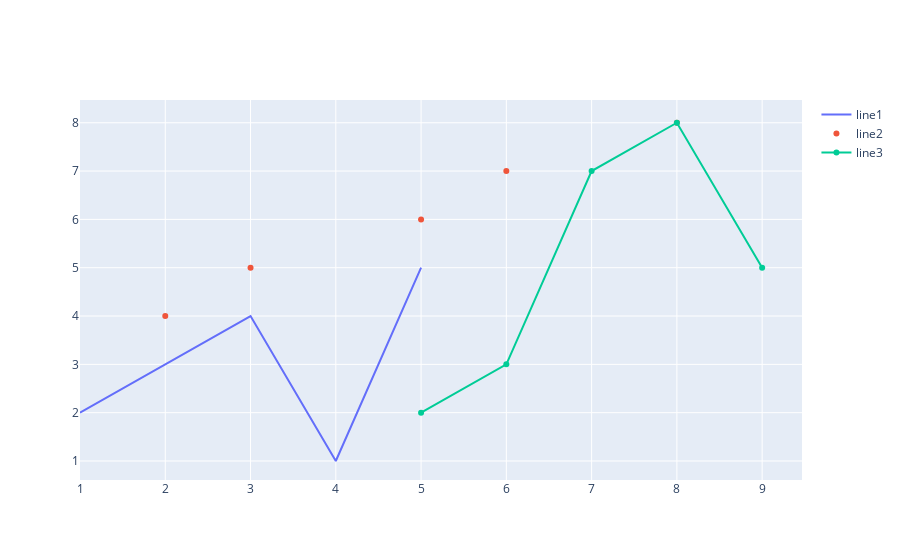

This figure's notebook cell:
### Code cell
fig = go.Figure()
fig.add_trace(go.Scatter(x=x1,y=y1,name='line1',mode='lines'))
fig.add_trace(go.Scatter(x=x2,y=y2,name='line2',mode='markers'))
fig.add_trace(go.Scatter(x=x3,y=y3,name="line3",mode='lines+markers'))
fig.show()

### Figure 1 — Plotly figure (JSON) as saved in the notebook; plotly's stock layout.template omitted (floating-point values rounded to 4 significant figures)
{"data": [{"mode": "lines", "name": "line1", "type": "scatter", "x": [1, 2, 3, 4, 5], "y": [2, 3, 4, 1, 5]}, {"mode": "markers", "name": "line2", "type": "scatter", "x": [2, 3, 5, 6, 8], "y": [4, 5, 6, 7, 8]}, {"mode": "lines+markers", "name": "line3", "type": "scatter", "x": [5, 6, 7, 8, 9], "y": [2, 3, 7, 8, 5]}], "layout": {}}
